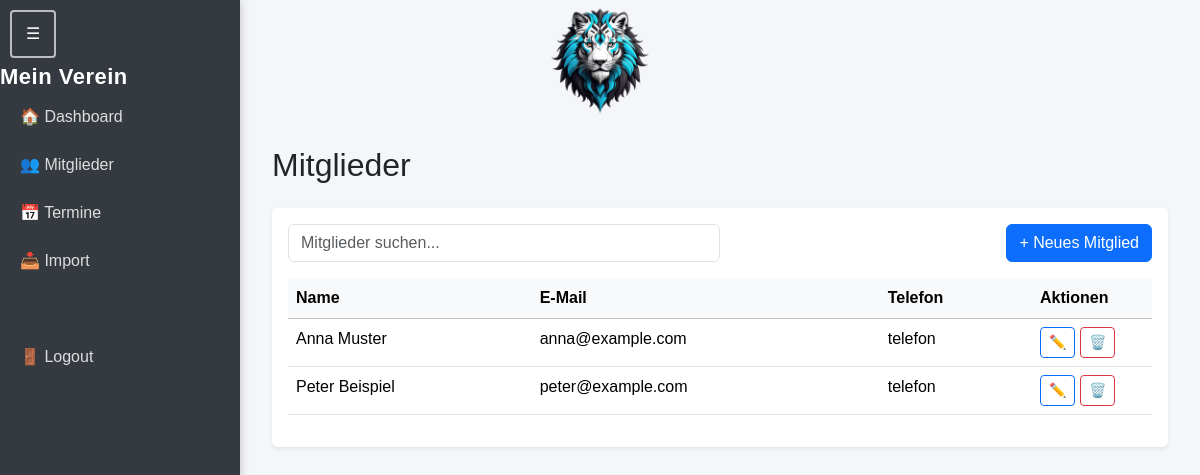
/mitglieder, run on an earlier commit of the app's database.
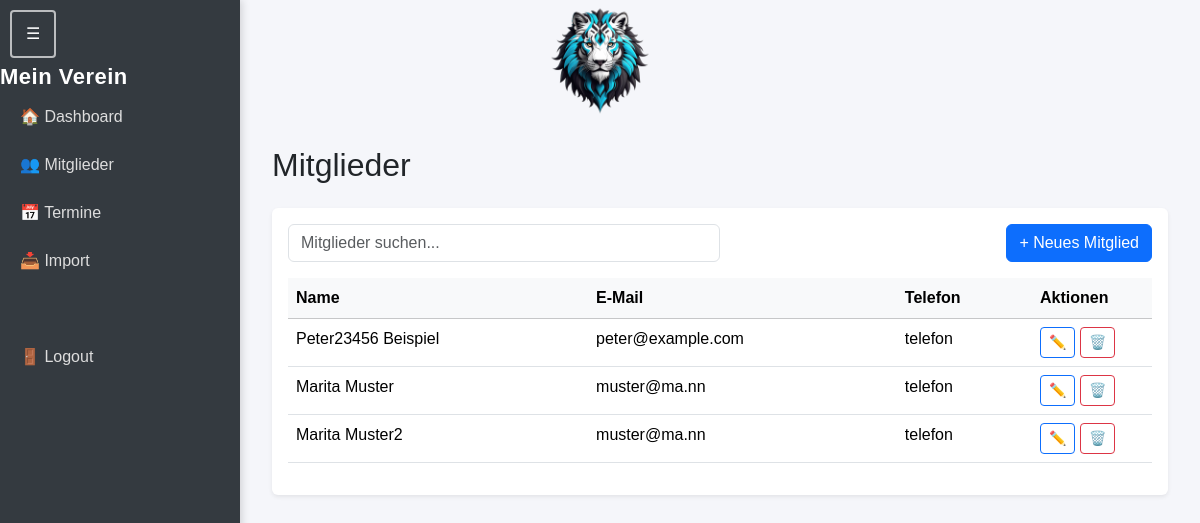
And on a later commit of the database.
### backend/intranet/models.py (models this page shows)
class Mitglied(db.Model):
    id = db.Column(db.Integer, primary_key=True)
    vorname = db.Column(db.String(100))
    nachname = db.Column(db.String(100))
    email = db.Column(db.String(200))

### backend/intranet/routes/mitglieder.py (the view)
@mitglieder_bp.get("/mitglieder")
def mitglieder_page():
    alle = Mitglied.query.all()
    return render_template("mitglieder.html", mitglieder=alle)

### backend/intranet/templates/mitglieder.html (shortened to what this page needs)
{% extends "layout.html" %}
{% block content %}
<h2 class="mb-4">Mitglieder</h2>
<div class="card shadow-sm border-0">
    <div class="card-body">
        <div class="d-flex justify-content-between mb-3">
            <input id="search" class="form-control w-50" placeholder="Mitglieder suchen...">
            <a href="/mitglieder/neu" class="btn btn-primary">+ Neues Mitglied</a>
        </div>
        <table class="table table-hover">
            <thead class="table-light">
                <tr>
                    <th>Name</th>
                    <th>E-Mail</th>
                    <th>Telefon</th>
                    <th style="width: 120px;">Aktionen</th>
                </tr>
            </thead>
            <tbody id="memberTable">
                {% for m in mitglieder %}
                <tr>
                    <td>{{ m.vorname }} {{ m.nachname }}</td>
                    <td>{{ m.email }}</td>
                    <td>telefon</td>
                    <td>
                        <a href="/mitglieder/{{ m.id }}/edit" class="btn btn-sm btn-outline-primary">✏️</a>
                        <a href="/mitglieder/{{ m.id }}/delete" class="btn btn-sm btn-outline-danger">🗑️</a>
                    </td>
                </tr>
                {% endfor %}
            </tbody>
        </table>
    </div>
</div>
{% endblock %}

### backend/intranet/templates/layout.html (shortened to what this page needs)
<!DOCTYPE html>
<html lang="de">
<head>
    <link href="https://cdn.jsdelivr.net/npm/bootstrap@5.3.2/dist/css/bootstrap.min.css" rel="stylesheet">
</head>
<body class="{% if request.endpoint in ['login.login_page', 'login.logout'] %}no-sidebar{% endif %}">
{% if request.endpoint not in ['login.login_page', 'login.logout', 'auth.register_page'] %}
<div class="text-center mb-3">
    <img src="/static/img/logo.png" style="width: 120px; border-radius: 2px;">
</div>
<button class="toggle-btn" id="toggleBtn">☰</button>
<div class="sidebar" id="sidebar">
    <div class="title">Mein Verein</div>
    <a href="/dashboard" class="{% if request.path == '/dashboard' %}active{% endif %}">🏠 Dashboard</a>
    <a href="/mitglieder">👥 Mitglieder</a>
    <a href="/termine">📅 Termine</a>
    <a href="/import">📥 Import</a>
    <div class="logout-btn mt-5">
        <a href="/logout">🚪 Logout</a>
    </div>
</div>
{% endif %}
<div class="content" id="content">
    {% block content %}{% endblock %}
</div>
</body>
</html>

### backend/intranet/templates/layout.html (style rules this page uses)
body { font-family: Arial, sans-serif; background: #f5f6fa; overflow-x: hidden; }
.sidebar { width: 240px; height: 100vh; position: fixed; left: 0; top: 0; background: #343a40; color: white; box-shadow: 2px 0 8px rgba(0,0,0,0.15); padding-top: 60px; transition: transform 0.3s ease; z-index: 999; }
.sidebar a { color: #ddd; text-decoration: none; display: block; padding: 12px 20px; font-size: 16px; }
.sidebar .title { font-size: 22px; font-weight: 600; letter-spacing: 0.5px; }
.content { margin-left: 240px; padding: 2rem; padding-top: 10px; transition: margin-left 0.3s ease; }
.toggle-btn { position: fixed; top: 10px; left: 10px; z-index: 5000; background: #343a40; color: white; border: 2px solid #ffffffaa; padding: 10px 14px; border-radius: 4px; cursor: pointer; }

What changed in the data, as far as the page shows it:
removed Mitglied: vorname "Anna", nachname "Muster", email "anna@example.com"
changed Mitglied "Beispiel": vorname "Peter" → "Peter23456"
added Mitglied: vorname "Marita", nachname "Muster", email "muster@ma.nn"
added Mitglied: vorname "Marita", nachname "Muster2", email "muster@ma.nn"
